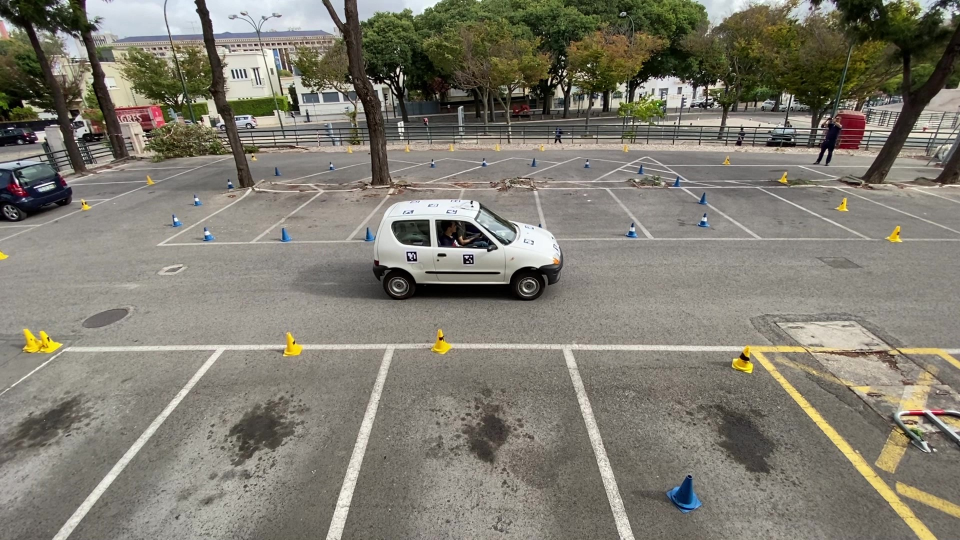
%> input picture shared-assets/viena_center_near.jpg, 1920 x 1080 px (shown at 1/2 size)
$ octave --eval "tst2_edge_dilate_erode;"   (GNU Octave 9; MATLAB toolbox functions it lacks are replaced by stand-ins)
%> lines starting %> are read from the running program, lines starting %| are printed output that depends on the picture; in (x1, y1, x2, y2) boxes, pixels count from 0 and x2, y2 are one past the last pixel; in counts of white or black regions, pixels touching at a corner belong together; the program's own positions count from 1
%-------------------------------------------------
%
% TST2_EDGE_DILATE_ERODE - Tests morphological operations for edge refinement.
% This script demonstrates the use of morphological dilation and erosion to
% clean up and connect edges detected by the Canny algorithm after preprocessing.
%
% Inputs:
%   srcImage : string : Path to the source image file (default: 'viena_center_near.jpg').
%
% Outputs:
%   display_figure : figure : A MATLAB figure comparing the original and refined edges.
%
% Other m-files required: None
% Subfunctions: None
% MAT-files required: None
%
% Author: Tiago Simões
% Project: VIENA
% Instituto Superior Técnico
% July 2024; Last revision: 9-September-2025
%
%------------- BEGIN MAIN FUNCTION ---------------

function tst2_edge_dilate_erode(srcImage)

    if nargin < 1; srcImage = 'viena_center_near.jpg'; end

    % Read the image
    image = imread(srcImage);
%> image is the input picture: size 1080x1920x3 uint8; mean R, G, B 127.7, 124.2, 112.7

    % Convert to grayscale
    grayImage = rgb2gray(image);
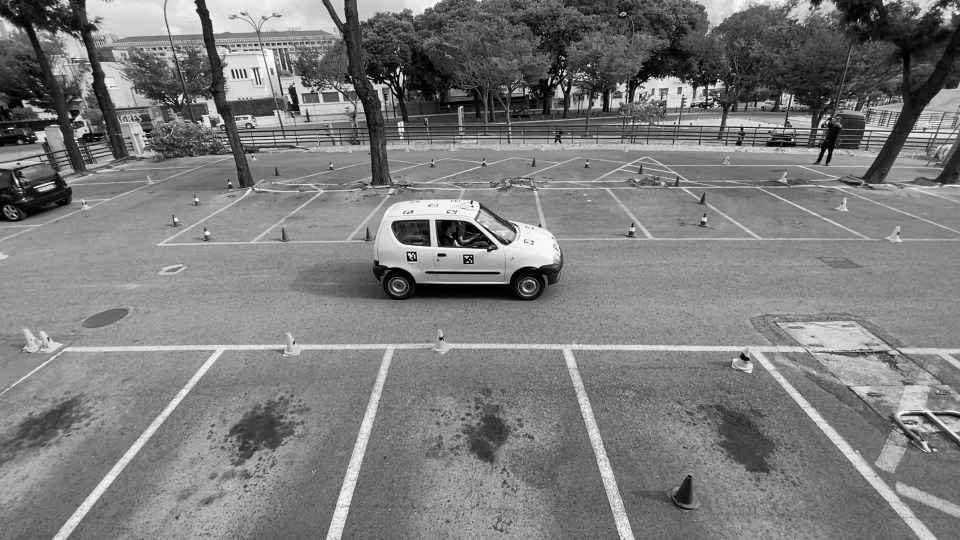
%> grayImage: size 1080x1920 uint8 (shown at 1/2 size); min 0, max 255, mean 123.9

    % Enhance contrast
    contrastImage = imadjust(grayImage);

    % Denoise the image
    denoisedImage = imgaussfilt(contrastImage, 2);

    % Perform edge detection using Canny method with fine-tuned thresholds
    edges = edge(denoisedImage, 'Canny', [0.1 0.3]);
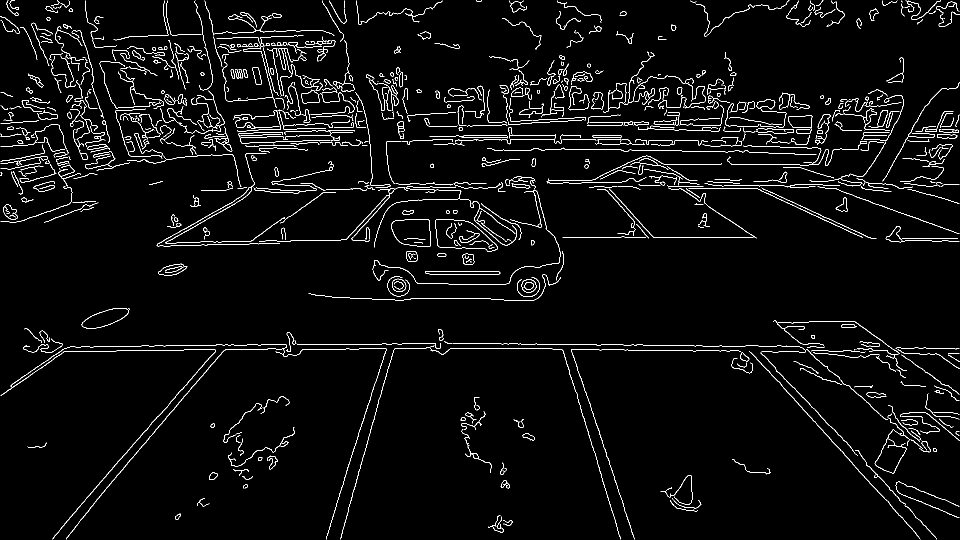
%> edges: size 1080x1920 logical (shown at 1/2 size); 3.3% white in thin lines or dots

    % Apply morphological operations to clean up the edges
    se = strel('line', 3, 90);
    edgesDilate = imdilate(edges, se);
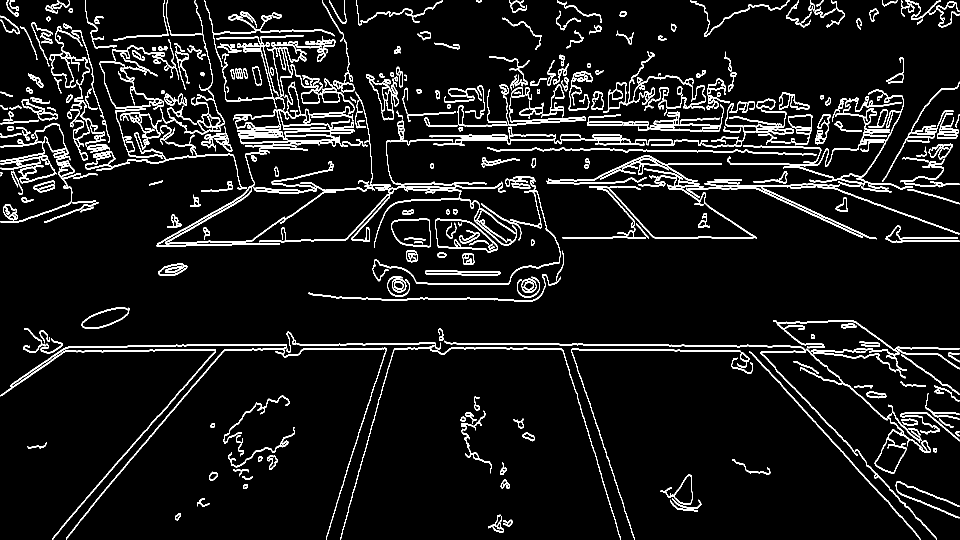
%> edgesDilate: size 1080x1920 logical (shown at 1/2 size); 7.7% white; 481 white regions (18 under 20 px), largest, box (x1, y1, x2, y2) and area: (1, 688, 773, 1080) 7469, (518, 364, 1034, 496) 4343, (313, 305, 672, 494) 3383
    edgesErode = imerode(edgesDilate, se);
%> edgesErode: size 1080x1920 logical; 3.4% white in thin lines or dots
%> `tst2_edge_dilate_erode;`:
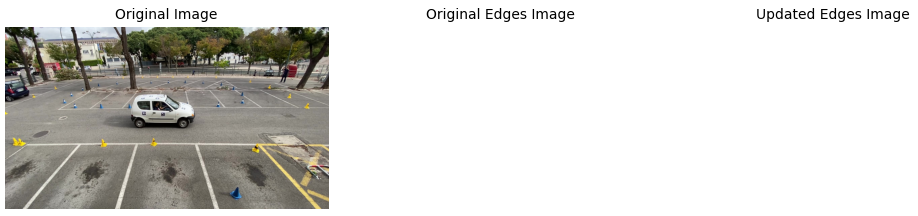
%> figure redrawn from the program's plot data, 3 panels

    % Display Results
    figure(313), clf;
    subplot(1, 3, 1);
    imshow(image);
    title('Original Image');

    subplot(1, 3, 2);
    imshow(edges);
    title('Original Edges Image');

    subplot(1, 3, 3);
    imshow(edgesErode);
    title('Updated Edges Image');

end

%------------- END OF MAIN FUNCTION --------------

$ run again, with shared-assets/google_earth_coords.jpg copied over shared-assets/viena_center_near.jpg
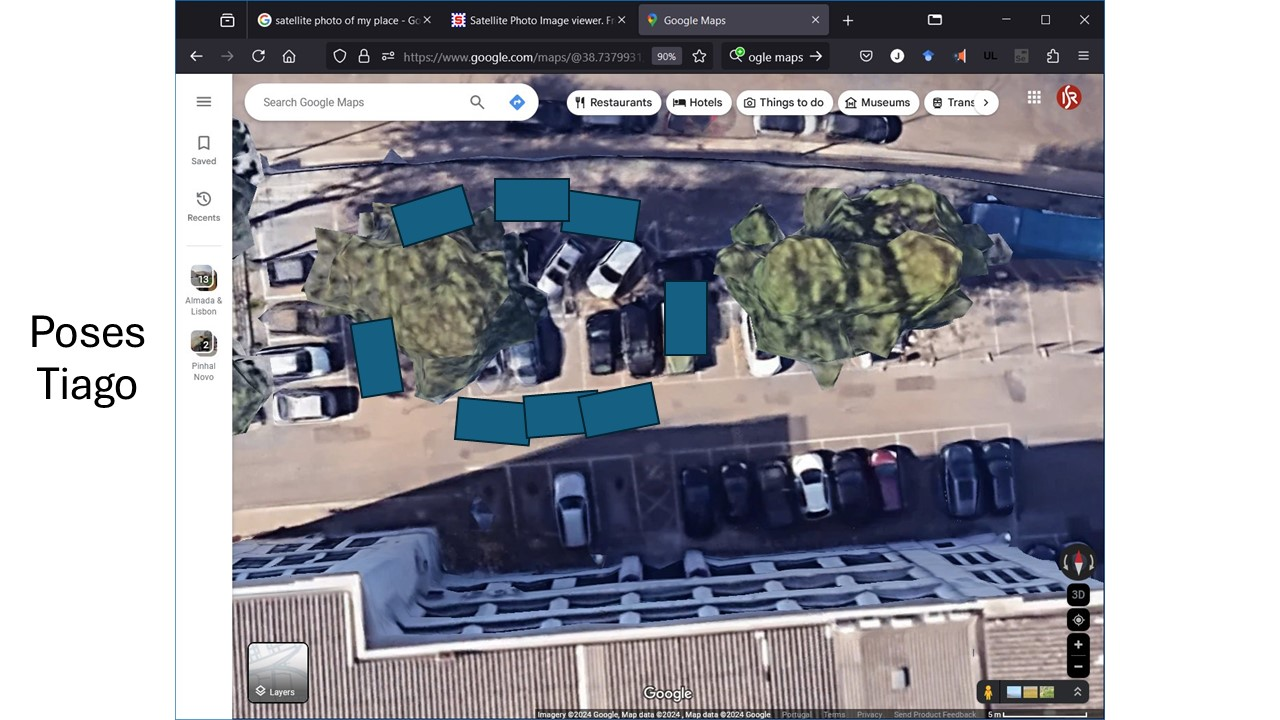
%> input picture shared-assets/google_earth_coords.jpg, 1280 x 720 px
%> in tst2_edge_dilate_erode, image is the input picture: size 720x1280x3 uint8; mean R, G, B 152.5, 152.7, 160.4
%> in tst2_edge_dilate_erode, `edges = edge(denoisedImage, 'Canny', [0.1 0.3]);`:
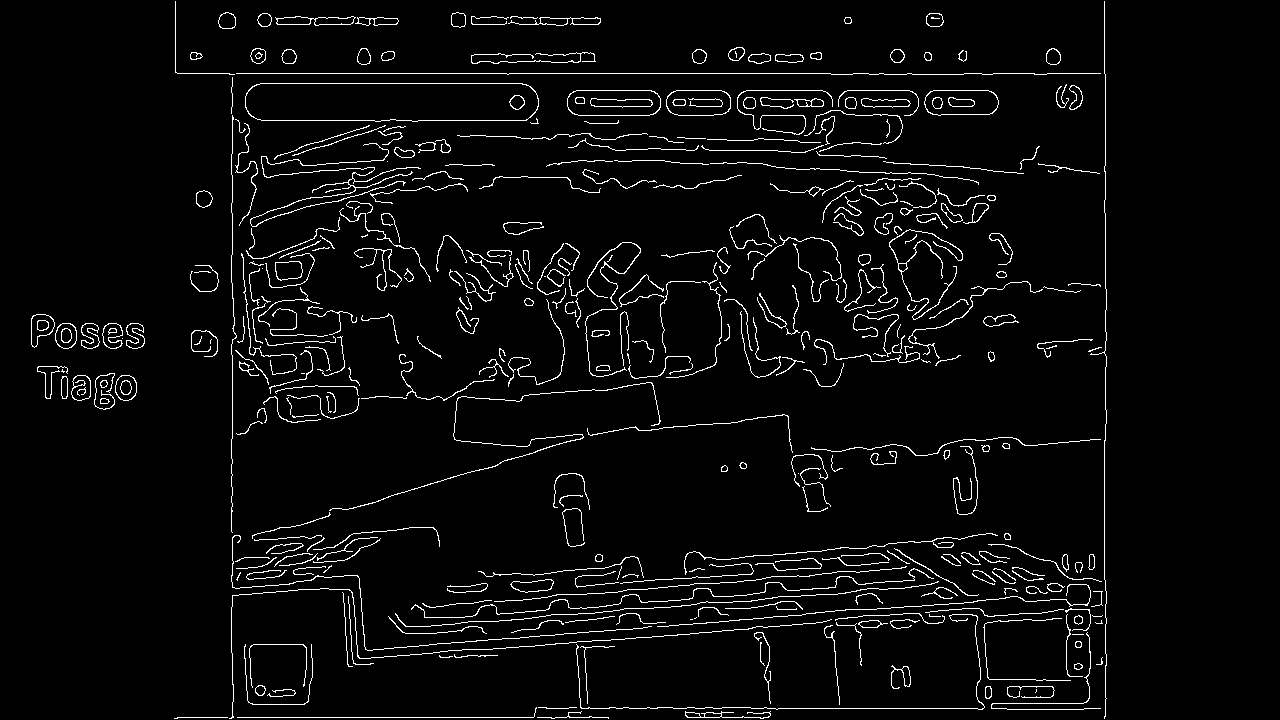
%> edges: size 720x1280 logical; 4% white in thin lines or dots, all inside (x1, y1, x2, y2) = (31, 1, 1107, 719)
%> in tst2_edge_dilate_erode, `edgesDilate = imdilate(edges, se);`:
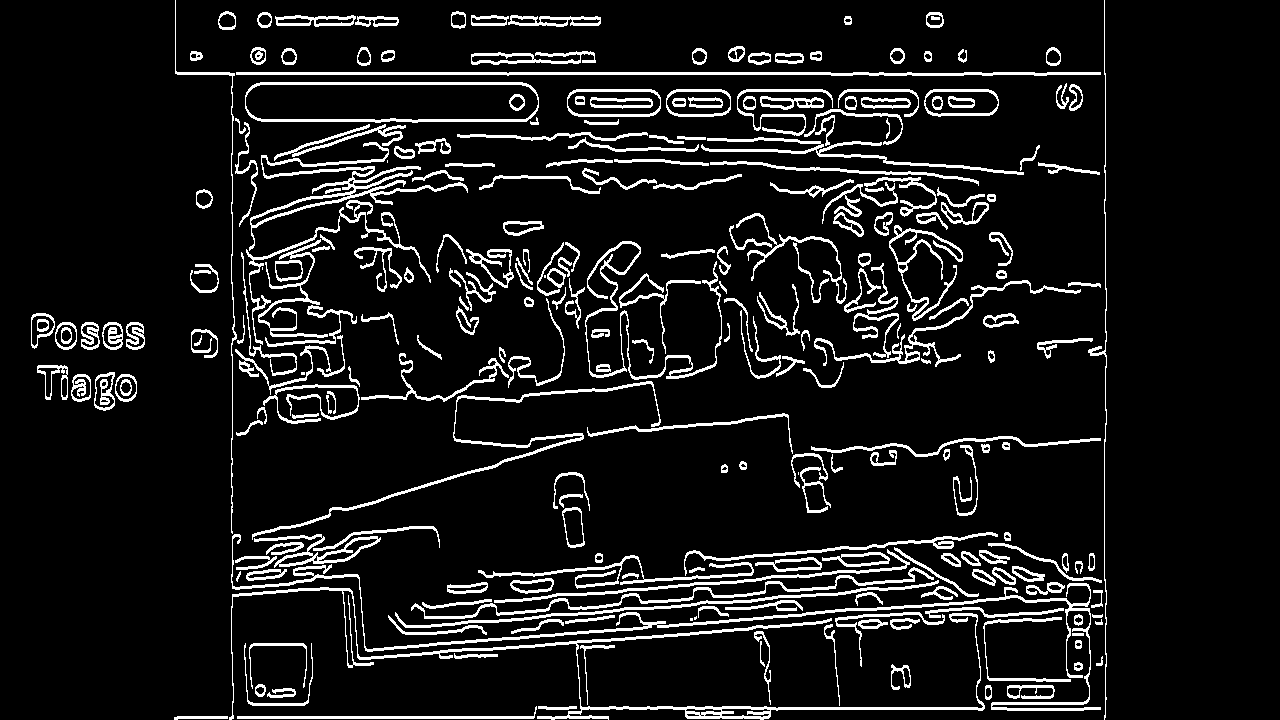
%> edgesDilate: size 720x1280 logical; 9.4% white; 266 white regions (7 under 20 px), largest, box (x1, y1, x2, y2) and area: (229, 587, 985, 720) 4637, (231, 534, 1101, 711) 4311, (249, 142, 468, 251) 2756
%> edgesErode: size 720x1280 logical; 4% white in thin lines or dots, all inside (x1, y1, x2, y2) = (31, 0, 1107, 720)

$ run again, with shared-assets/viena_center_far.jpg copied over shared-assets/viena_center_near.jpg
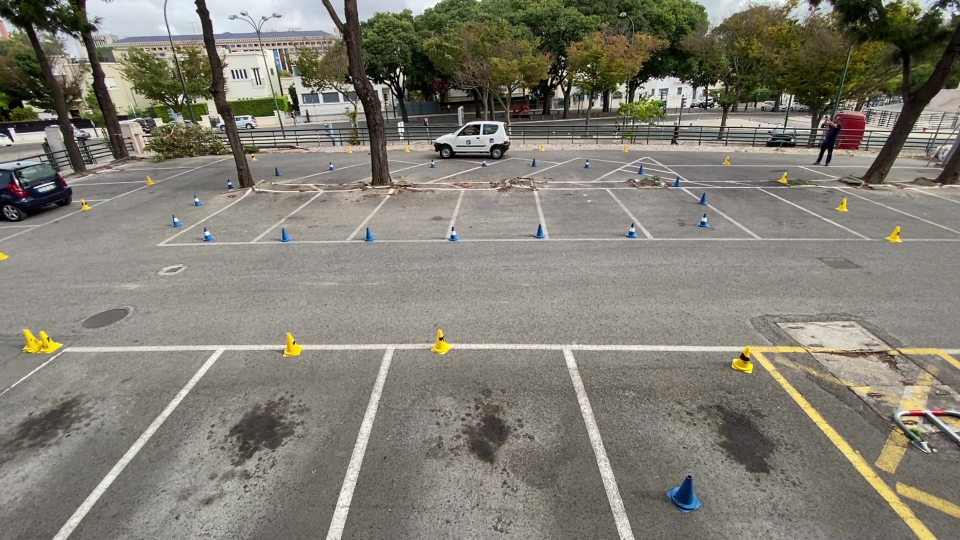
%> input picture shared-assets/viena_center_far.jpg, 1920 x 1080 px (shown at 1/2 size)
%> in tst2_edge_dilate_erode, image is the input picture: size 1080x1920x3 uint8; mean R, G, B 128.8, 125.6, 114.6
%> in tst2_edge_dilate_erode, `edges = edge(denoisedImage, 'Canny', [0.1 0.3]);`:
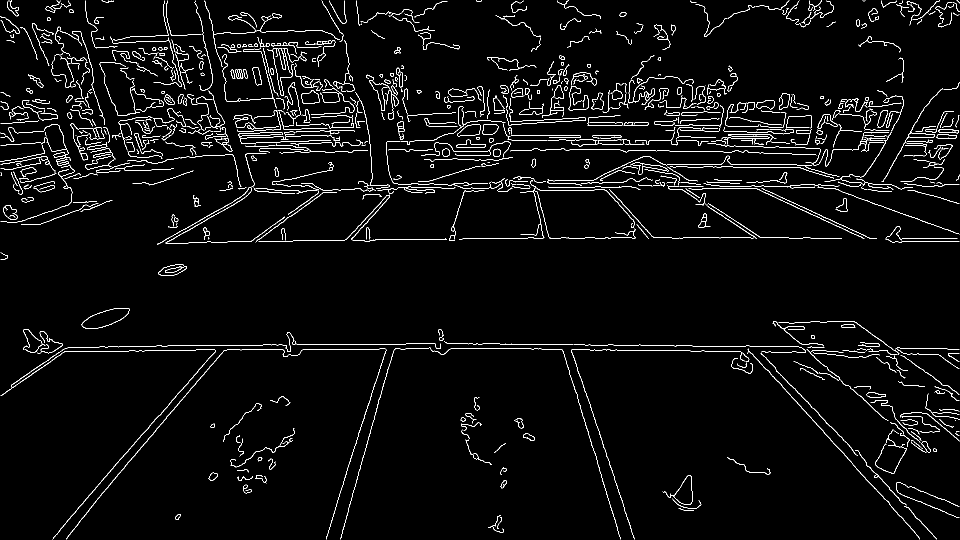
%> edges: size 1080x1920 logical (shown at 1/2 size); 3.3% white in thin lines or dots
%> in tst2_edge_dilate_erode, `edgesDilate = imdilate(edges, se);`:
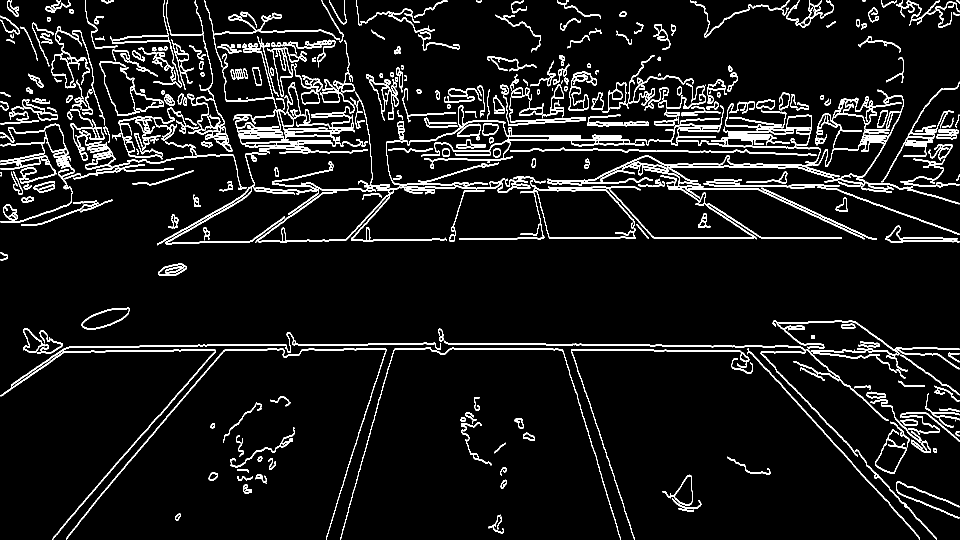
%> edgesDilate: size 1080x1920 logical (shown at 1/2 size); 7.7% white; 469 white regions (18 under 20 px), largest, box (x1, y1, x2, y2) and area: (1, 664, 882, 1080) 5500, (477, 259, 736, 308) 4202, (315, 305, 752, 491) 4001
%> edgesErode: size 1080x1920 logical; 3.4% white in thin lines or dots
